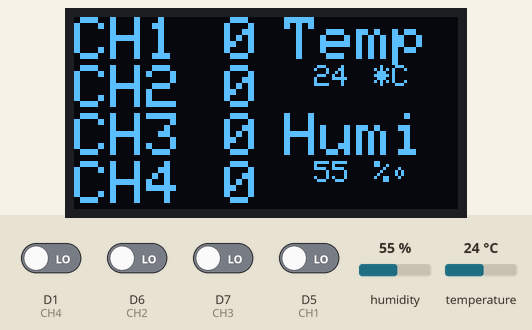
A sketch run on a simulated ESP8266 (NodeMCU). Shown: 128×64 one-colour display. The inputs (shaded band) are chosen by the test bench; at power-on: D1 (CH4), D5 (CH1), D6 (CH2), D7 (CH3) LOW, humidity 55 %, temperature 24 °C. What the sketch prints to the serial monitor is not drawn.

Above: at 2.8 s.
2.9 s: humidity set to 22 %
At 5.0 s:
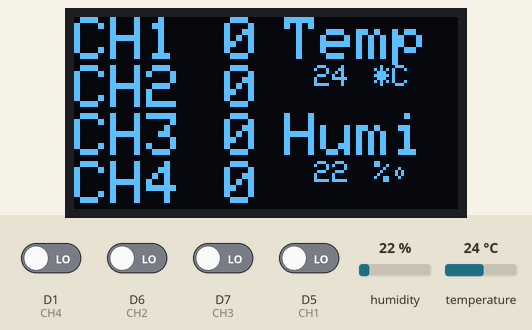
5.6 s: D1 (CH4) driven HIGH
At 7.4 s:
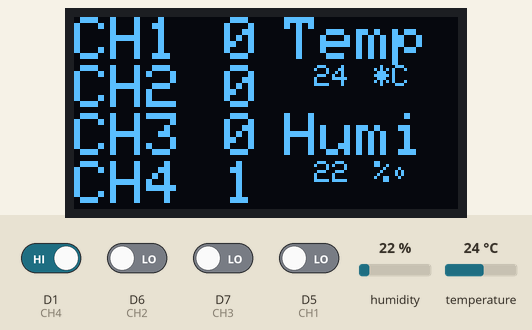
7.7 s: D6 (CH2) driven HIGH
At 8.7 s:
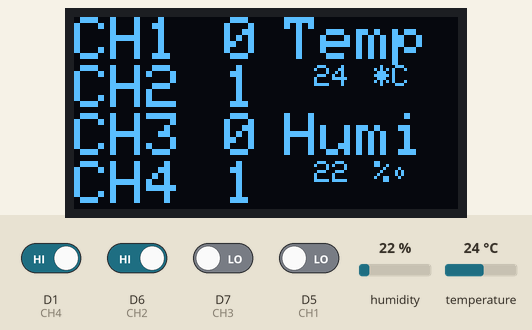
9.7 s: D7 (CH3) driven HIGH
At 11.1 s:
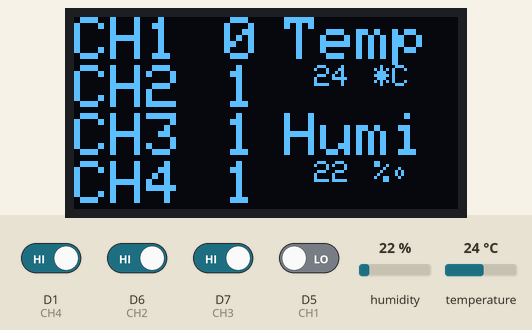
11.8 s: D5 (CH1) driven HIGH
At 13.5 s:
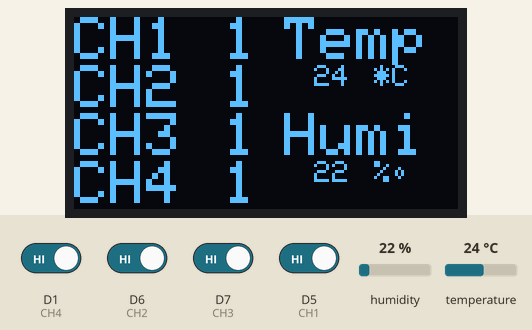
13.9 s: temperature set to 12 °C
At 15.9 s:
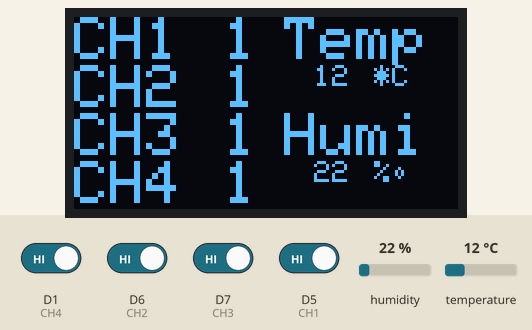
Timing chart, 0 to 16.9 s (numbered marks = the images above; inputs shaded):
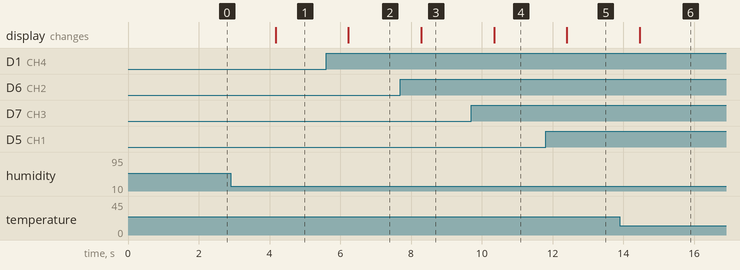

The sketch:

COMP_4_CH.ino
```cpp
#include "DHT.h"
#define DHTPIN D2
#define DHTTYPE DHT22
DHT dht(DHTPIN, DHTTYPE);

#include <Wire.h>
#include <SPI.h>
#include <Adafruit_GFX.h>
#include <Adafruit_SSD1306.h>
Adafruit_SSD1306 OLED(-1);

int CH1 = D5;
int CH2 = D6;
int CH3 = D7;
int CH4 = D1;
void setup() {
  Serial.begin(9600);
  Serial.println("DHTxx test!");
  dht.begin();
  pinMode(CH1, INPUT);
  pinMode(CH2, INPUT);
  pinMode(CH3, INPUT);
  pinMode(CH4, INPUT);
  Wire.begin(D3,D4);


  OLED.begin(SSD1306_SWITCHCAPVCC, 0x3C);

}

void loop() {

  int h = dht.readHumidity();
  int t = dht.readTemperature();
  int f = dht.readTemperature(true);
   float hif = dht.computeHeatIndex(f, h);
  float hic = dht.computeHeatIndex(t, h, false);

  int CH11 = digitalRead(CH1);
  int CH12 = digitalRead(CH2);
  int CH13 = digitalRead(CH3);
  int CH14 = digitalRead(CH4);

   if (h>100 || t>100 || f>200) {

    Serial.println("Failed to read from DHT sensor!");
    Serial.println(h);
  OLED.clearDisplay();
  OLED.setTextColor(WHITE, BLACK);
  OLED.setCursor(0, 0);
  OLED.setTextSize(2);
  OLED.println("CH1");
  OLED.setTextSize(2);
  OLED.println("CH2");
  OLED.setTextSize(2);
  OLED.println("CH3");
  OLED.setTextSize(2);
  OLED.println("CH4");

  OLED.setCursor(70, 0);
  OLED.setTextSize(2);
  OLED.println("Temp");

  OLED.setCursor(70, 32);
  OLED.setTextSize(2);
  OLED.println("Humi");

  OLED.setTextColor(WHITE, BLACK);
  OLED.setCursor(50, 0);
  OLED.setTextSize(2);
  OLED.println(CH11);
  OLED.setCursor(50, 16);
  OLED.setTextSize(2);
  OLED.println(CH12);
  OLED.setCursor(50, 32);
  OLED.setTextSize(2);
  OLED.println(CH13);
  OLED.setCursor(50, 48);
  OLED.setTextSize(2);
  OLED.println(CH14);

  OLED.setCursor(80, 16);
  OLED.setTextSize(1);
  OLED.println("off");

  OLED.setCursor(80, 48);
  OLED.setTextSize(1);
  OLED.println("off");


  OLED.display();
  delay(1000);

    return;
    }
  Serial.println(h);
 // Serial.println("  ");
  //Serial.print("CH1 = ");
  //Serial.println(CH11);
 // Serial.print("CH2 = ");
 // Serial.println(CH12);
 // Serial.print("CH3 = ");
 // Serial.println(CH13);
 // Serial.print("CH4 = ");
  //Serial.println(CH14);

  OLED.clearDisplay();
  OLED.setTextColor(WHITE, BLACK);
  OLED.setCursor(0, 0);
  OLED.setTextSize(2);
  OLED.println("CH1");
  OLED.setTextSize(2);
  OLED.println("CH2");
  OLED.setTextSize(2);
  OLED.println("CH3");
  OLED.setTextSize(2);
  OLED.println("CH4");

  OLED.setCursor(70, 0);
  OLED.setTextSize(2);
  OLED.println("Temp");

  OLED.setCursor(70, 32);
  OLED.setTextSize(2);
  OLED.println("Humi");

  OLED.setTextColor(WHITE, BLACK);
  OLED.setCursor(50, 0);
  OLED.setTextSize(2);
  OLED.println(CH11);
  OLED.setCursor(50, 16);
  OLED.setTextSize(2);
  OLED.println(CH12);
  OLED.setCursor(50, 32);
  OLED.setTextSize(2);
  OLED.println(CH13);
  OLED.setCursor(50, 48);
  OLED.setTextSize(2);
  OLED.println(CH14);


  OLED.setCursor(80, 16);
  OLED.setTextSize(1);
  OLED.println(t);
  OLED.setCursor(100, 16);
  OLED.print("*C");


  OLED.setCursor(80, 48);
  OLED.setTextSize(1);
  OLED.println(h);
  OLED.setCursor(100, 48);
  OLED.print("%\t");

  OLED.display();
  delay(1000);
}
```

Measured:
- after the input at 2.9 s, the display: changes after 1.3 s (image 1)
- after the input at 5.6 s, the display: changes after 0.63 s (image 2)
- after the input at 7.7 s, the display: changes after 0.59 s (image 3)
- after the input at 9.7 s, the display: changes after 0.64 s (image 4)
- after the input at 11.8 s, the display: changes after 0.60 s (image 5)
- after the input at 13.9 s, the display: changes after 0.56 s (image 6)
